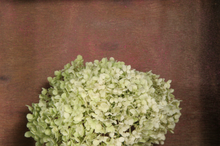
%> input picture Matlab_files_created/flowers_img1.png, 220 x 146 px, shrunk from 584 x 388 before the run
$ octave main.m   (GNU Octave 9; MATLAB toolbox functions it lacks are replaced by stand-ins)
%> lines starting %> are read from the running program, lines starting %| are printed output that depends on the picture
### Matlab_files_created/GaussianKernel.m
% This function produces the vertical weighted average Gaussian kernel
function [kernel_i, kernel_j] = GaussianKernel(sigma)
    a = round(2.5*sigma - 0.5);
    w = 2*a + 1;
    kernel_j = zeros(w,1);
    sum = 0;
    for i = 1:w
        kernel_j(i) = exp((-1*(i - 1 - a)*(i - 1 - a)) / (2*(sigma)^2));
        sum = sum + kernel_j(i);
    end
    kernel_j = kernel_j./sum;
    kernel_i = kernel_j';
end

### Matlab_files_created/convolve.m
function [ con ] = convolve( image, kernel)

[height, width]= size(image);
[ker_h, ker_w]= size(kernel);

con= zeros(height, width);
for i=1:height
    for j=1:width
        sum=0;
        for k=1:ker_h
            for m=1:ker_w
                offset_i=-1*floor(ker_h/2)+k-1;
                offset_j=-1*floor(ker_w/2)+m-1;
                if((i+offset_i) > 0 && (j+offset_j) > 0 && (i+offset_i)< height && (j+offset_j) < width)
                    sum = sum+image(i+offset_i, j+offset_j)* kernel(k,m);
                end
            end
        end
        con(i,j)=sum;
    end
end

end

### Matlab_files_created/PartialDerivatives.m
function [Ix, Iy, It] = PartialDerivatives(Image1, Image2)
    kernel_x = 1/4*[-1 1; -1 1];
    kernel_y = 1/4*[-1 -1; 1 1];
    kernel_t1 = 1/4*ones(2,2);
    kernel_t2 =- 1/4*ones(2,2);

    Ix = convolve(Image1, kernel_x) + convolve(Image2, kernel_x);
    Iy = convolve(Image1, kernel_y) + convolve(Image2, kernel_y);
    It = convolve(Image1, kernel_t1) + convolve(Image2, kernel_t2);
end

### Matlab_files_created/Avg_uv.m
function [ Avg_u,Avg_v ] = Avg_uv(u,v)

kernel=[1/12 1/6 1/12;1/6 -1 1/6;1/12 1/6 1/12];

Avg_u=convolve(u,kernel);
Avg_v=convolve(v,kernel);

end

### Matlab_files_created/SmoothImage.m
function [ smoothImage ] = SmoothImage(image,sigma )

[kernel_i,kernel_j]=GaussianKernel(sigma);

smoothImage=convolve(image,kernel_i);
smoothImage=convolve(smoothImage,kernel_j);

end

### Matlab_files_created/main.m
%% Final Project
% Written by Daniel Herink and Jacqueline Rodriguez

close all
clear

%-----Reads in images-------
[FileName, FilePath]= uigetfile('*');
%> the answer given: flowers_img1.png
Image1=imread(strcat(FilePath, FileName));
%> Image1 is the input picture: size 146x220x3 uint8; mean R, G, B 125.6, 101.9, 74.7
[FileName, FilePath]= uigetfile('*');
%> the answer given: flowers_img2.png
Image2=imread(strcat(FilePath, FileName));
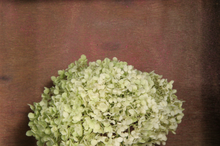
%> input picture Matlab_files_created/flowers_img2.png, 220 x 146 px, shrunk from 584 x 388 before the run
%> Image2 is the input picture: size 146x220x3 uint8; mean R, G, B 126.9, 103, 75.5

%-----Checks to see if rgb or grayscale
if size(Image1,3) == 3
    gray_image = rgb2gray(Image1);
    gray_image1=double(gray_image);
end
if size(Image2,3)== 3
    gray_image = rgb2gray(Image2);
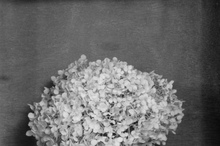
%> gray_image: size 146x220 uint8; min 11, max 230, mean 107
    gray_image2=double(gray_image);
end
if size(Image1,3) ~= 3
    gray_image1=double(Image1);
end
if size(Image2,3) ~= 3
    gray_image2=double(Image2);
end
%----Smooth image-----
sigma=0.6;
gray_image1=SmoothImage(gray_image1,sigma);
gray_image2=SmoothImage(gray_image2,sigma);

%-----Partial Derivatives--------
[Ix, Iy, It] = PartialDerivatives(gray_image1, gray_image2);
%> in PartialDerivatives, `Ix = convolve(Image1, kernel_x) + convolve(Image2, kernel_x);`:
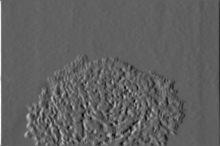
%> Ix: size 146x220 double; min -53.84, max 87.92, mean 0; drawn with min black and max white
%> call 8 of convolve, with kernel = [-0.25 -0.25; 0.25 0.25]
%> after the loop in convolve (call 8), `for i=1:height`:
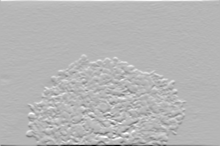
%> con: size 146x220 double; min -92.69, max 37.24, mean 0; drawn with min black and max white
%> after the loop in convolve (call 9), `for i=1:height`:
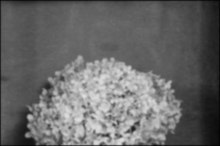
%> con: size 146x220 double; min 2.52, max 222.2, mean 104.8
%> after the loop in convolve (call 10), `for i=1:height`:
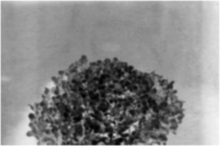
%> con: size 146x220 double; min -222.3, max -2.63, mean -105.9; drawn with min black and max white
%> in PartialDerivatives, `It = convolve(Image1, kernel_t1) + convolve(Image2, kernel_t2);`:
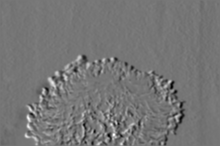
%> It: size 146x220 double; min -97.07, max 110.3, mean -1.1; drawn with min black and max white

%-------Computing u and v------
u_Initial = zeros(size(gray_image1(:,:,1)));
%> u_Initial: size 146x220 double; every value is 0
v_initial = zeros(size(gray_image2(:,:,1)));

u=u_Initial;
v=v_initial;

alpha=0.5;
iter=1;

while(iter ~= 25)
%> (the run ends here)
